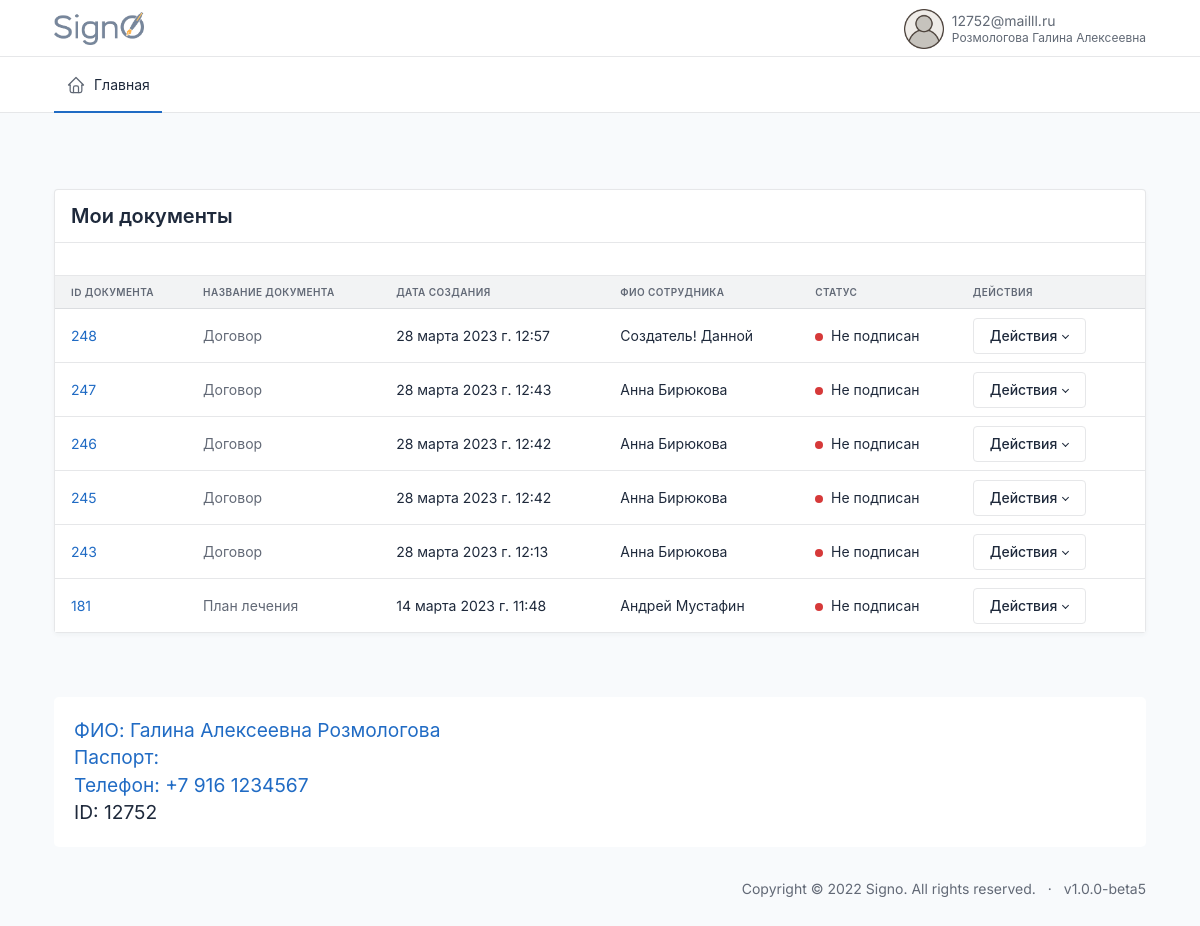
The app's page / (signed in), older data.
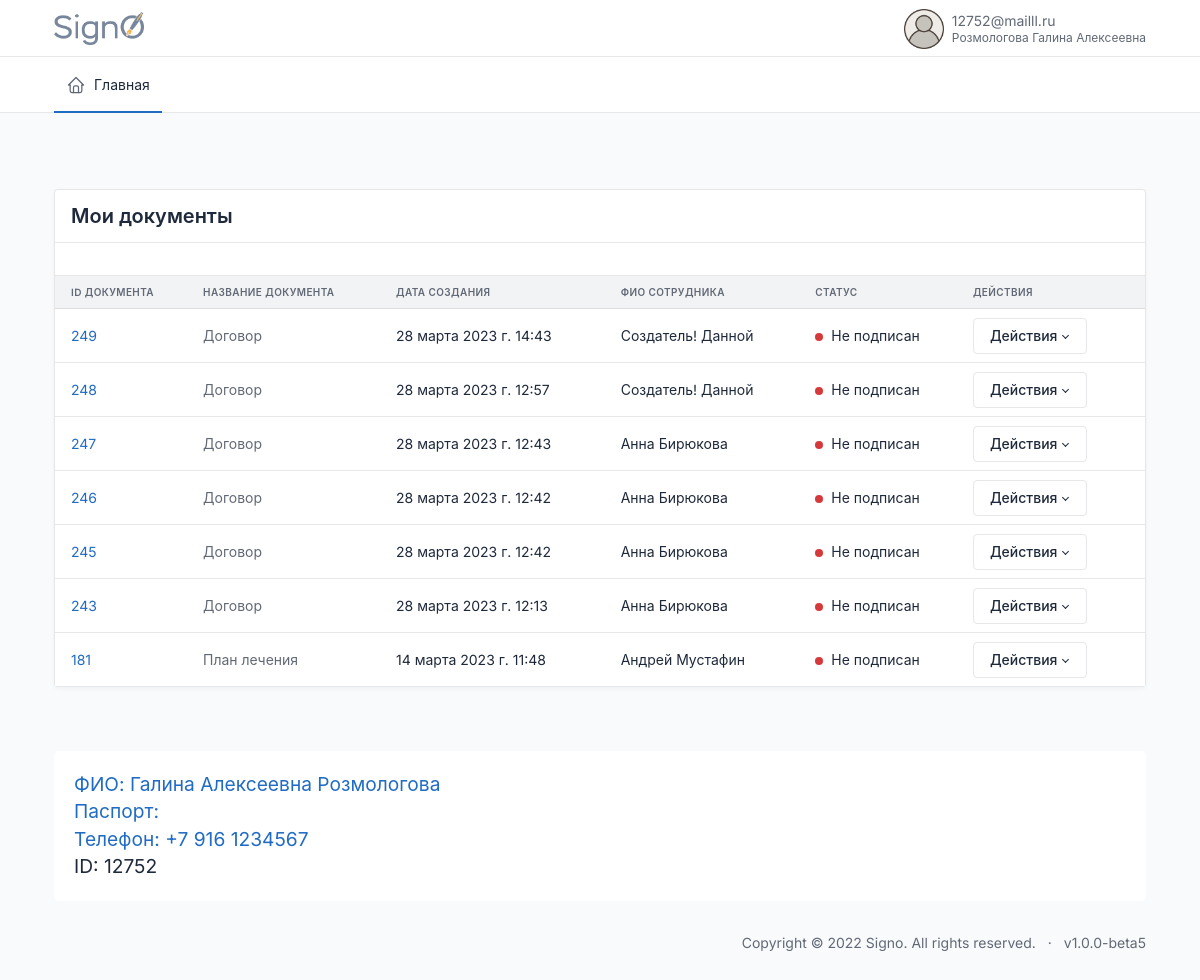
The same page, newer data.
### users/models.py (models this page shows, shortened)
class CustomUser(AbstractBaseUser, PermissionsMixin):
    email = models.EmailField(max_length=254, unique=True, verbose_name='Электронная почта')
    first_name = models.CharField(u"Имя", max_length=100, blank=True, null=True)
    last_name = models.CharField(u"Фамилия", max_length=100, blank=True, null=True)
    patronymic = models.CharField(u"Отчество", max_length=100, blank=True, null=True)
    pasport_series = models.CharField(max_length=12, blank=True, verbose_name='Серия паспорта')
    pasport_number = models.CharField(max_length=12, blank=True, verbose_name='Номер паспорта')
    addres = models.CharField(max_length=240, blank=True, verbose_name='Адрес пользователя')
    user_profile_id = models.IntegerField(blank=True, verbose_name='ID пользователя', null=True)
    phone = models.CharField(max_length=24, verbose_name='Телефон')
    uniq_id = models.CharField(unique=True, max_length=12, blank=True, null=True, verbose_name='Уникальный ID')
    photo = models.ImageField(
        upload_to='users/%Y/%m/%d/',
        blank=True,
        default='../static/images/default_avatar.png',
        verbose_name='Аватар')
    is_active = models.BooleanField(default=True, verbose_name='Активирован')
    is_admin = models.BooleanField(default=False, verbose_name='Администратор')
    is_staff = models.BooleanField(_('staff status'), default=False)
    is_superuser = models.BooleanField(_('super user'), default=False)
    date_joined = models.DateTimeField(u'date joined', blank=True, null=True, default=timezone.now)
    last_login = models.DateTimeField(u'last login', blank=True, null=True)
    groups = models.ManyToManyField(Group, blank=True, null=True, verbose_name='Группы', related_name='groups')
    user_permissions = models.ManyToManyField(Permission, blank=True, null=True, verbose_name='Разрешения', related_name='user_permissions')
    date_of_birthday = models.DateField(blank=True, null=True, verbose_name='Дата Рождения')
    ADMINISTRATOR = 'AD'
    DOCTOR = 'DO'
    CLIENT = 'CL'
    DIRECTOR = 'DI'
    TYPE_ROLE = [
        (ADMINISTRATOR, 'Администратор'),
        (DOCTOR, 'Врач'),
        (CLIENT, 'Клиент'),
        (DIRECTOR, 'Руководитель')
    ]
    type = models.CharField(max_length=6, choices=TYPE_ROLE, default=CLIENT, verbose_name='Тип пользователя')
    ban = models.BooleanField(default=False, verbose_name='Уволен')
    ban_date = models.DateTimeField(verbose_name='дата увольнения', blank=True, null=True)
    ecp = models.BooleanField(default=False, verbose_name='Наличие ЭЦП')
    USERNAME_FIELD = 'email'
    REQUIRED_FIELDS = []
    objects = CustomUserManager()
    class Meta:
        verbose_name='Пользователь'
        verbose_name_plural='Пользователи'

### documents/models.py (models this page shows, shortened)
class Document(DateTimeMixin, HiddenDeletedMixin, models.Model):
    user = models.ForeignKey(CustomUser, on_delete=models.CASCADE, null=True, blank=True, related_name='documenter')
    sender = models.ForeignKey(CustomUser, on_delete=models.CASCADE, null=True, related_name='sender', verbose_name='Отправитель')
    recipient = models.ForeignKey(CustomUser, on_delete=models.CASCADE, null=True, related_name='recipient', verbose_name='Получатель')
    founder = models.ForeignKey(CustomUser, on_delete=models.CASCADE, null=True, related_name='founder', verbose_name='Создатель документа')
    document = models.FileField(upload_to='documents/%Y/%m/%d/', blank=True, null=True)
    send_date = models.DateTimeField(auto_now_add=True, verbose_name='Дата отправки', null=True)
    sender_status = models.BooleanField(default=False, blank=True, null=True)
    recipient_status = models.BooleanField(default=False, blank=True, null=True)
    files = models.ForeignKey('DocumentsFiles', on_delete=models.CASCADE, blank=True, null=True)
    type = models.ForeignKey('DocumentType', on_delete=models.CASCADE, blank=True, null=True, related_name='document')
    sig = models.FileField(upload_to='documents/%Y/%m/%d/', blank=True, null=True)
    class Meta:
        verbose_name = 'Документ'
        verbose_name_plural = 'Документы'

class DocumentType(models.Model):
    title = models.CharField(max_length=240, blank=True, null=True)
    DOGOVOR = 'DOGOVOR'
    IDS = 'IDS'
    MEDCARD = 'MEDCARD'
    ADMCARD = 'ADMCARD'
    RENT = 'RENT'
    PLAN = 'PLAN'
    DNEVNIK = 'DNEVNIK'
    OTKAZ = 'OTKAZ'
    UVEDOMLENIE = 'UVEDOMLENIE'
    RECEPT = 'RECEPT'
    RECOMEND = 'RECOMEND'
    TYPE_DOC = [
        (DOGOVOR, 'Договор'),
        (IDS, 'ИДС'),
        (MEDCARD, 'Мед карта'),
        (ADMCARD, 'Адм.карта'),
        (RENT, 'Справка в налоговую'),
        (PLAN, 'План лечения'),
        (DNEVNIK, 'Дневник'),
        (OTKAZ, 'Отказ от мед.вмешательства'),
        (UVEDOMLENIE, 'Уведомление'),
        (RECEPT, 'Рецепт'),
        (RECOMEND, 'Рекомендация стоматолога'),
    ]
    type_document = models.CharField(choices=TYPE_DOC, max_length=240, blank=True, null=True)
    class Meta:
        verbose_name='Тип Документа'
        verbose_name_plural='Типы Документов'
    def __str__(self):
        return self.title

### index/views.py (the view, shortened to what this page needs)
# urls.py: path('', index, name='index'),
@login_required
def index(request):
    if request.user.is_authenticated == False:
        return redirect('login')
    all_documents = Document.objects.filter(deleted=False, hidden=False)
    types = DocumentType.objects.all() \
            .annotate(
                signed_by_patient=Count(Case(
                    When(
                        document__recipient_status=True,
                        document__deleted=False,
                        document__hidden=False,
                        then=1
                        ),
                    output_field=models.IntegerField(),
                    distinct=True
            ))) \
            .annotate(
                not_signed_by_patient=Count(Case(
                    When(
                        document__recipient_status=False,
                        document__deleted=False,
                        document__hidden=False,
                        then=1
                        ),
                    output_field=models.IntegerField(),
                    distinct=True
            ))) \
            .annotate(
                signed_by_us=Count(Case(
                    When(
                        document__sender_status=True,
                        document__deleted=False,
                        document__hidden=False,
                        then=1
                        ),
                    output_field=models.IntegerField(),
                    distinct=True
            ))).annotate(
                not_signed_by_us=Count(Case(
                    When(
                        document__sender_status=False,
                        document__deleted=False,
                        document__hidden=False,
                        then=1
                        ),
                    output_field=models.IntegerField(),
                    distinct=True
            ))).annotate(signed_by_me=Count(Case(
                    When(
                        document__sender_status=True,
                        document__sender=request.user,
                        document__deleted=False,
                        document__hidden=False,
                        then=1
                        ),
                    output_field=models.IntegerField(),
                    distinct=True))) \
            .annotate(count_type=Count(Case(
                When(
                    document__sender=request.user,
                    document__deleted=False,
                    document__hidden=False,
                    then=1
                    ),
                output_field=models.IntegerField(),
                distinct=True)))
    types_for_do = types.exclude(
            type_document__in=['DOGOVOR', 'RENT', 'DNEVNIK']
            )
    all_clients = CustomUser.objects.filter(
            type='CL',
            recipient__sender=request.user
            )
    all_clients = CustomUser.objects.filter(
        type='CL',
        recipient__sender=request.user
        ).annotate(
            signed_by_patient=Count(Case(
                When(recipient__recipient_status=True, recipient__sender=request.user, then=1),
                output_field=models.IntegerField(),
                distinct=True
        ))) \
        .annotate(
            not_signed_by_patient=Count(Case(
                When(recipient__recipient_status=False, recipient__sender=request.user, then=1),
                output_field=models.IntegerField(),
                distinct=True
        ))).annotate(
            total_docs=Count('recipient')
        )
    clients_with_all_docs_signed = all_clients.filter(total_docs=F('signed_by_patient')).count()
    clients_with_unsigned_docs = all_clients.filter(~Q(total_docs=F('signed_by_patient'))).count()
    if request.user.is_authenticated and request.user.type == 'CL':
        all_documents = filter_all_documents(request, all_documents)
        all_documents = all_documents.filter(
            recipient=request.user,
            )
        context = {
            'all_documents': all_documents,
        }
        return render(request, 'index/cabinet/cl.html', context)

### index/templates/index/cabinet/cl.html (shortened to what this page needs)
{% extends 'index.html' %}
{%block content%}
            <div class="row row-deck row-cards">
              <div class="col-md-12 col-lg-12">
              <div class="col-12">
                <div class="card">
                  <div class="card-header">
                    <h2 style="margin-bottom: inherit;">Мои документы</h2>
                  </div>
                  <div class="card-body border-bottom py-3">
                  </div>
                  {% include 'common/_documents_table.html' %}
                </div>
                <div class='mt-5' style="display:flex; flex-direction:column; font-size:1.2rem; background-color:white; border-radius:5px; padding:20px">
                  <div><a href="{%url 'profile'%}">ФИО: {{request.user.first_name}} {{request.user.patronymic}} {{request.user.last_name}}</a></div>
                  <div><a href="{%url 'profile'%}">Паспорт: {{request.user.pasport_series}} {{request.user.pasport_number}}</a></div>
                  <div><a href="{%url 'profile'%}">Телефон: {{request.user.phone}}</a></div>
                  <div>ID: {{request.user.uniq_id}}</div>
                </div>
              </div>
            </div>
          </div>
        </div>
{%endblock%}

### templates/header.html (shortened to what this page needs)
<!doctype html>{%load static%}
<html lang="en">
<head>
  <link href="{% static 'dist/css/tabler.min.css' %}" rel="stylesheet" />
  <link href="{% static 'dist/css/tabler-flags.min.css' %}" rel="stylesheet" />
  <link href="{% static 'dist/css/tabler-payments.min.css'%}" rel="stylesheet" />
  <link href="{% static 'dist/css/tabler-vendors.min.css' %}" rel="stylesheet" />
  <link href="{% static 'dist/css/demo.min.css'%}" rel="stylesheet" />
  <link href="{% static 'css/style.css'%}" rel="stylesheet" />
  <link rel='stylesheet' href='https://cdn-uicons.flaticon.com/uicons-regular-rounded/css/uicons-regular-rounded.css'>
</head>
<body>
  <div class="wrapper">
    <header class="navbar navbar-expand-md navbar-light d-print-none">
      <div class="container-xl">
        <h1 class="navbar-brand navbar-brand-autodark d-none-navbar-horizontal pe-0 pe-md-3"
          style="display:flex; justify-content:space-between">
          <a href="{%url 'index'%}">
            <img width=90px height=33px src="/static/images/signo_logo.png">
          </a>
        </h1>
        <div class="navbar-nav flex-row order-md-last">
          <div class="nav-item dropdown">
            <a href="#" class="nav-link d-flex lh-1 text-reset p-0" data-bs-toggle="dropdown"
              aria-label="Open user menu">
              <img width=40px height=40px src="{{request.user.photo.url}}">
              <div class="d-none d-xl-block ps-2">
                <div>{{request.user.email}}</div>
                <div class="mt-1 small text-muted">
                  {{request.user.last_name}} {{request.user.first_name}} {{request.user.patronymic}}
                </div>
              </div>
            </a>
          </div>
        </div>
      </div>
    </header>
    <div class="navbar-expand-md">
      <div class="collapse navbar-collapse" id="navbar-menu">
        <div class="navbar navbar-light">
          <div class="container-xl">
            <ul class="navbar-nav">
              {%if request.user.type == 'CL'%}
              {% include 'menu/client.html' %}
              {%endif%}
            </ul>
          </div>
        </div>
      </div>
    </div>
    <div class="page-wrapper">
      <div class="container-xl">
        <div class="page-header d-print-none">
        </div>
      </div>
      <div class="page-body">
        <div class="container-xl">

### templates/common/_documents_table.html (shortened to what this page needs)
{% load static %}
{% load extra_tags %}
<div class="table-responsive" >
  <table class="table card-table table-vcenter text-nowrap datatable bg-white" style="">
    <thead>
      <tr>
        <th id="th-id" class='sortable-table-header' onclick="filterByField('id')">ID документа</th>
        <th id="th-type" class='sortable-table-header' onclick="filterByField('type')">название документа</th>
        <th id="th-send_date" class='sortable-table-header' onclick="filterByField('send_date')">дата создания</th>
        {% if request.user.type != 'CL' %}
        <th id="th-sender" class='sortable-table-header' onclick="filterByField('sender')">кто подписант</th>
        {% else %}
        <th id="th-sender" class='sortable-table-header' onclick="filterByField('sender')">ФИО сотрудника</th>
        {% endif %}
        {%if request.user.type == 'CL'%}
        <th id="th-sender_status" class='sortable-table-header' onclick="filterByField('sender_status')">статус</th>
        {%else%}
        <th id="th-sender_status" class='sortable-table-header' onclick="filterByField('sender_status')">статус пациента
        </th>
        {%endif%}
        <th>Действия</th>
      </tr>
    </thead>
    <tbody class="lazy-loading-docs">
      {%for document in all_documents%}
      <tr id="document-row-{{document.id}}" class="lazy-row-docs">
        <td><span class="text-muted"><a href="{{document.document.url}}#" target=”_blank”>{{document.id}}</a></span>
        </td>
        <td><span class="text-muted">{{document.type}}</span></td>
        <td>{{document.send_date}}</td>
        {%if request.user.type == 'CL'%}
        <td class="text-reset" tabindex="-1">{{document.sender.first_name}} {{document.sender.last_name}}</td>
        {%else%}
        <td><a href="{%url 'user' document.sender.pk%}" class="text-reset" tabindex="-1">{{document.sender.first_name}}
            {{document.sender.last_name}}</a></td>
        {%endif%}
        <td>
          {%if document.recipient_status%}
          <span class="badge bg-success me-1"></span>
          Подписан
          {%else%}
          <span class="badge bg-danger me-1"></span>
          Не подписан
          {%endif%}
        </td>
        <td class="">
          <span class="dropdown">
            <button class="btn dropdown-toggle align-text-top" data-bs-boundary="viewport" data-bs-toggle="dropdown">
              Действия
            </button>
          </span>
        </td>
      </tr>
      {%endfor%}
    </tbody>
  </table>
</div>

Row changes from the older to the newer data that the page shows:
added Document: id "249", type "Договор", send_date "28 марта 2023 г. 14:43", sender.first_name "Создатель!", sender.last_name "Данной", recipient_status False (drawn)
